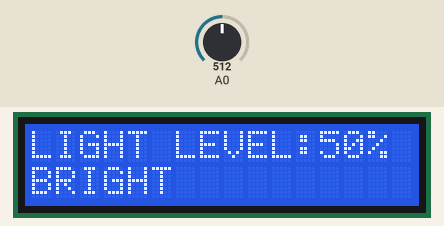
Recording of a sketch running on a simulated Arduino Uno, built with avr-gcc and run on an emulated ATmega328P. On the bench: 16×2 character LCD. The test bench sets the inputs (shaded band); at power-on: A0 = 512.

Above: at 1.7 s.
1.8 s: A0 set to 535
At 2.6 s:
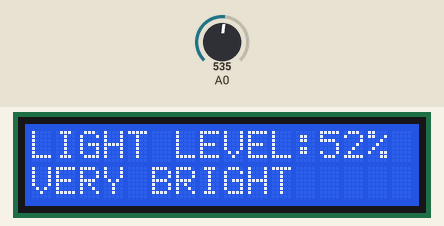
3.6 s: A0 set to 40
At 4.4 s:
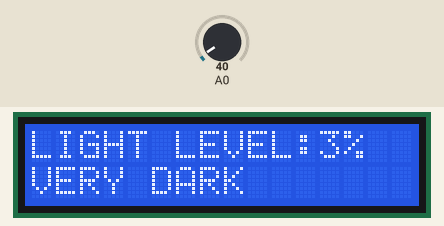
5.2 s: A0 set to 60
At 6.0 s:
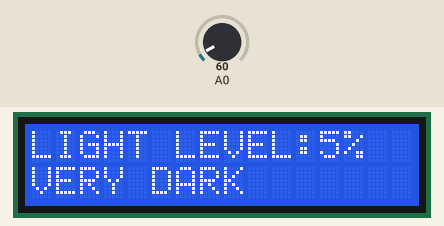
Timing chart, 0 to 8.2 s (numbered marks = the images above; inputs shaded):
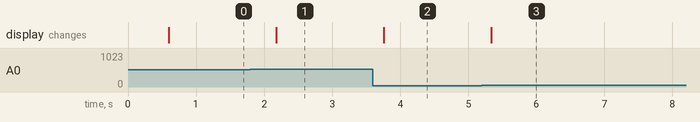

The sketch:

I2C_hello_world.ino
```cpp
#include <Wire.h>
#include <LiquidCrystal_I2C.h>

LiquidCrystal_I2C lcd(0x27,2,1,0,4,5,6,7,3,POSITIVE);

void setup() {
  lcd.begin(16,2);
  lcd.clear();
  lcd.print("Starting");
  delay(500);
}

void loop() {
  // put your main code here, to run repeatedly:
  int sensorValue = analogRead(A0);
 double dV = sensorValue;
 double le = (dV/1023)*100;
 int level = le;
 lcd.clear();
 lcd.setCursor(0, 0);
 lcd.print("LIGHT LEVEL:");
 lcd.print(level);
 lcd.print("%");
 lcd.setCursor(0, 1);

 if ((level >= 0) && (level <= 5))
 {
  lcd.print("VERY DARK");
 }
 else if ((level > 5) && (level <= 10))
 {
  lcd.print("DARK");
 }
 else if ((level > 10) && (level <= 50))
 {
  lcd.print("BRIGHT");
 }
 else
 {
  lcd.print("VERY BRIGHT");
 }

 delay(500);
}
```

Measured:
- the behaviour switches between 521 and 522 on A0 (found by bisection; images 0 and 1)
- after the input at 1.8 s, the display: changes after 0.38 s (image 1)
- after the input at 3.6 s, the display: changes after 0.16 s (image 2)
- after the input at 5.2 s, the display: changes after 0.14 s (image 3)
